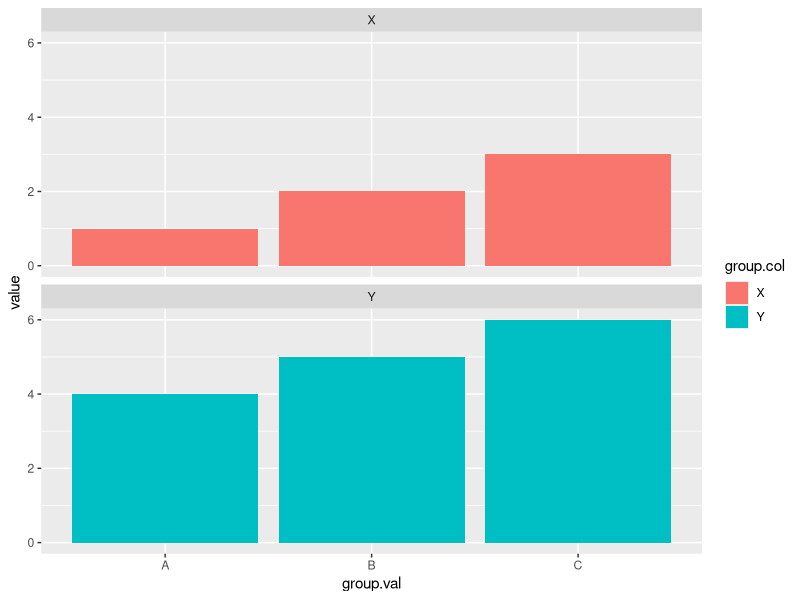

Write the R code that produced this figure.
library(ggplot2)

group.val <- rep(c("A","B","C"),2) 
group.col <- c(rep("X",3), rep("Y",3))
value <- c(1,2,3,4,5,6)
df <- data.frame(group.val, group.col, value)

ggplot(df, aes(x=group.val, y=value, fill=group.col)) + geom_col(position="dodge") + facet_wrap(~group.col, ncol=1)

#Use position="stack" to stack x and y on top of each other